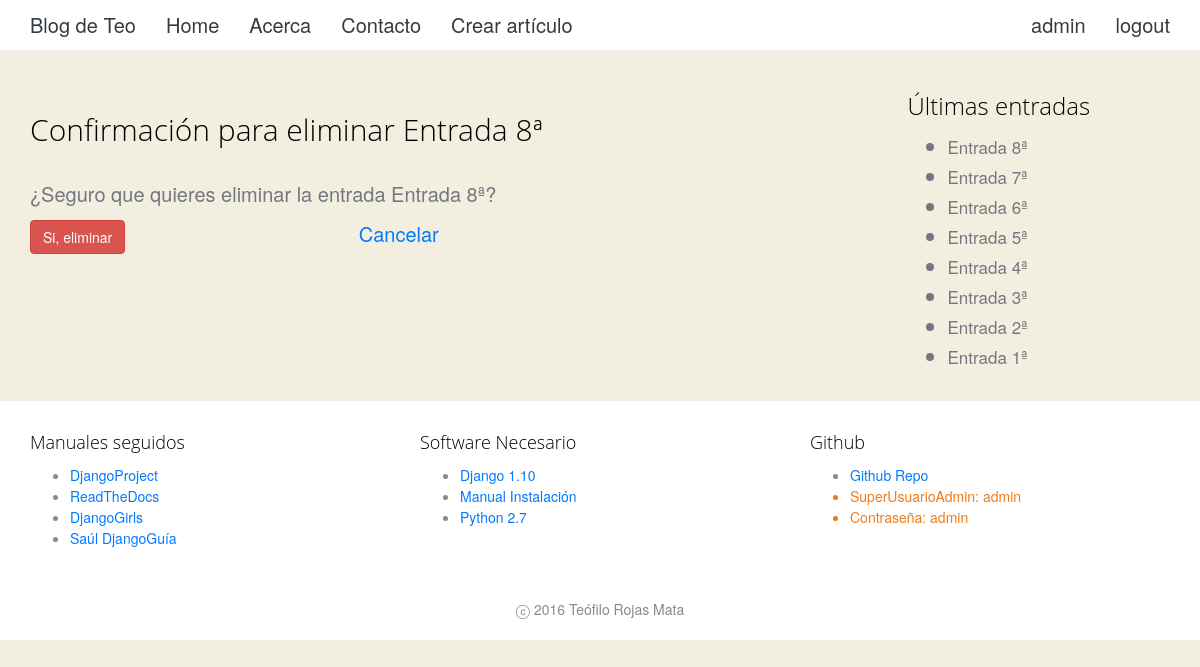
/eliminar/31/ (signed in), run on the app's committed database.
### appBlogTeo/models.py (models this page shows, shortened)
class Entrada(models.Model):
	titulo = models.CharField(max_length = 100)
	cuerpo = models.TextField()
	fecha = models.DateTimeField(default=datetime.now, blank=True)
	etiquetas = models.ManyToManyField('Etiqueta', blank=True)
	class Meta:
		ordering = ['-fecha']

### appBlogTeo/views.py (the view, shortened to what this page needs)
# urls.py: url(r'^eliminar/(?P<pk>.*)/$', views.EntradaBorrarVista.as_view(), name='eliminar'),
class EntradaBorrarVista(generic.DeleteView):
    template_name = 'confirmarEliminacion.html'
    success_url = reverse_lazy('home:home')
    model = Entrada
    def dispatch(self, request, *args, **kwargs):
        if not request.user.has_perms('blog.delete_entrada'):
            return redirect(settings.LOGIN_URL)
        return super(EntradaBorrarVista, self).dispatch(request, *args, **kwargs)
    def get_context_data(self, **kwargs):
        context = super(EntradaBorrarVista, self).get_context_data(**kwargs)
        context['listadoTitulos'] = ListadoTitulos()
        return context

### appBlogTeo/views.py (called while the page is built)
def ListadoTitulos():
    listadoTitulos = Entrada.objects.all()[:10]
    return listadoTitulos

### appBlogTeo/templates/confirmarEliminacion.html (shortened to what this page needs)
{% extends 'base.html' %}
{% block content %}
    <h2 class="page-header">Confirmación para eliminar {{ entrada.titulo }}</h2>
    <form method="post" action="">
        <p>¿Seguro que quieres eliminar la entrada {{ entrada.titulo }}?</p>
        <div class="row">
      		<div class="col-md-6">
	 	        <button type="submit" class="btn btn-danger">Si, eliminar</button>
		        <a href="{% url 'home:VistaEntradaCompleta' entrada.id %}" class="btn-teo" style="float:right">Cancelar</a>
        	</div>
        </div>
    </form>
{% endblock %}

### appBlogTeo/templates/base.html (shortened to what this page needs)
<!DOCTYPE html>
{% load staticfiles %}
<html lang="es">
<head>
    <link rel="stylesheet" href="{% static 'bootstrap/css/bootstrap.css' %}">
    <link rel="stylesheet" href="{% static 'css/main.css' %}">
</head>
<body>
    <nav class="navbar navbar-inverse navbar-fixed-top">
      <div class="container">
        <div class="navbar-header">
          <a class="navbar-brand" href="{% url 'home:home' %}">Blog de Teo</a>
        </div>
        <div id="navbar" class="collapse navbar-collapse">
          <ul class="nav navbar-nav">
            {% url 'home:home' as home_url %}
            {% url 'home:acerca' as acerca_url %}
            {% url 'home:contacto' as contacto_url %}
            {% url 'home:crear' as crear_url %}
            {% url 'home:editar' as editar_url %}
            {% url 'home:VistaEntradaCompleta' as vistaDetalle_url %}
            <li {% if request.get_full_path == home_url %} class="active" {% endif %}><a href="{% url 'home:home' %}">Home</a></li>
            <li {% if request.get_full_path == acerca_url %} class="active" {% endif %}><a href="{% url 'home:acerca' %}">Acerca</a></li>
            <li {% if request.get_full_path == contacto_url %} class="active" {% endif %}><a href="{% url 'home:contacto' %}">Contacto</a></li>
            {% if perms.entrada.can_add %}
              <li {% if request.get_full_path == crear_url %} class="active" {% endif %}><a href="{% url 'home:crear' %}">Crear artículo</a></li>
            {% endif %}
          </ul>
          <ul class="nav navbar-nav navbar-right">
              {% if user.is_authenticated %}
                <li><a href="{% url 'cuentasUsuario.index' %}">{{ user.username }}</a></li>
                <li><a href="{% url 'cuentasUsuario.logout' %}" style="font-weight:lighter">logout</a></li>
              {% else %}
                <li><a href="{% url 'cuentasUsuario.vistaRegistroUsuario' %}">Registro</a></li>
                <li><a href="{% url 'cuentasUsuario.login' %}" style="font-weight:lighter">login</a></li>
              {% endif %}
          </ul>
        </div>
      </div>
    </nav>
	<div class="container">
			<div class="row">
				<div class="col-md-9">
					{% block content %}
					{% endblock %}
				</div>
				<div class="col-md-3">
          {% block lateral %}
            {% include '_menuLateral.html' %}
          {% endblock lateral%}
				</div>
			</div>
		</div>
</body>
<footer>
  <div class="container">
    <div class="row" style="padding: 20px 0;">
      <div class="col-md-4">
        <h4>Manuales seguidos</h4>
        <ul>
          <li><a href="https://docs.djangoproject.com/es/1.10/intro/tutorial01/">DjangoProject</a></li>
          <li><a href="http://tutorial-django.readthedocs.io/es/latest/index.html">ReadTheDocs</a></li>
          <li><a href="http://tutorial.djangogirls.org/es/">DjangoGirls</a></li>
          <li><a href="https://github.com/saul-g/El-libro-de-Django/blob/master/Libros/libro_django1.8.pdf">Saúl DjangoGuía</a> </li>
        </ul>
      </div>
      <div class="col-md-4">
        <h4>Software Necesario</h4>
        <ul>
          <li><a href="https://www.djangoproject.com/download/1.10/tarball/">Django 1.10</a></li>
          <li><a href="https://www.djangoproject.com/download/">Manual Instalación</a></li>
          <li><a href="https://www.python.org/downloads/">Python 2.7</a></li>
        </ul>
      </div>
      <div class="col-md-4">
        <h4>Github</h4>
        <ul>
          <li><a href="https://github.com/Reshait/ps_ProgramacionWeb">Github Repo</a></li>
          <li class="naranja">SuperUsuarioAdmin: admin
          <li class="naranja">Contraseña: admin
        </ul>
      </div>
    </div>
  </div>
  <div class="firma">
     ⓒ 2016 Teófilo Rojas Mata
  </div>
</footer>
</html>

### appBlogTeo/templates/_menuLateral.html
{% block lateral %}
          <div>
            <h3>Últimas entradas</h4>
            {% if listadoTitulos %}
              <ul>
                {% for x in listadoTitulos %}
                  <li><small><a href="{% url 'appBlogTeo:VistaEntradaCompleta' x.id %}">
                     {{ x.titulo }}</a></small></li>
                {% endfor %}
              </ul>
            {% else %}
              <h4>Sin entradas</h4>
              <p>La base de datos por el momento no tiene entradas. Por favor, introduzca al menos una para poder contemplarla</p>
            {% endif %}
          </div>
{% endblock lateral%}

### static/css/main.css (style rules this page uses)
body { font-family: "Helvetica Neue", "Open Sans", 'Roboto', sans-serif; background-color: #f3efe0; color: #72787E; line-height: 1.5; font-size: 20px; font-weight: 300; -webkit-font-smoothing: antialiased; text-align: justify; margin: 70px 0 0 0; }
h1, h2, h3, h4, h5, h6 { clear: both; font-weight: 300; font-family: "Myriad Pro" ,"Open Sans", Bitter, Georgia, serif; line-height: 1.3; color: black; text-decoration: none; }
a { color: inherit; text-decoration: none; }
.navbar { background-color: white; border-bottom: 1px solid rgba(231, 231, 231, 0.65); color: #333b41; }
.navbar-inverse .navbar-nav > li > a { color: #333b41; }
footer { background-color: white; color: #89898A; font-size: 14px; margin-top: 20px; }
.naranja { color: #ee7c1b; }
footer a { color:#007aff !important; }
.navbar-brand { font-size: inherit; color: inherit !important; font-weight: initial; }
.firma { padding: 20px 0; text-align: center; }
.btn-teo { color: #007aff !important; }

### data on the page
Entrada: titulo "Entrada 8ª"
Entrada: titulo "Entrada 7ª"
Entrada: titulo "Entrada 6ª"
Entrada: titulo "Entrada 5ª"
Entrada: titulo "Entrada 4ª"
Entrada: titulo "Entrada 3ª"
Entrada: titulo "Entrada 2ª"
Entrada: titulo "Entrada 1ª"

### other printed values
{{ user.username }} "admin"
